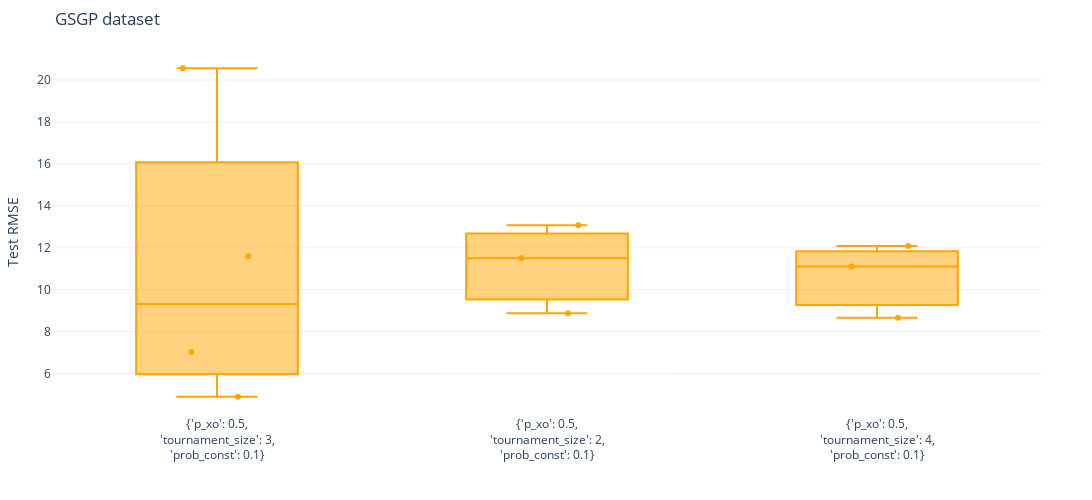

Notebook code for this chart:
### Code cell
test_best_combs(model_name='GSGP')

### Figure 1 — Plotly figure (JSON) as saved in the notebook; plotly's stock layout.template omitted (floating-point values rounded to 4 significant figures)
{"data": [{"boxpoints": "all", "jitter": 0.5, "line": {"color": "orange"}, "name": "{'p_xo': 0.5,<br>'tournament_size': 3,<br>'prob_const': 0.1}", "pointpos": 0, "type": "box", "y": [20.56, 4.892, 7.033, 11.59]}, {"boxpoints": "all", "jitter": 0.5, "line": {"color": "orange"}, "name": "{'p_xo': 0.5,<br>'tournament_size': 2,<br>'prob_const': 0.1}", "pointpos": 0, "type": "box", "y": [13.08, 8.871, 11.5]}, {"boxpoints": "all", "jitter": 0.5, "line": {"color": "orange"}, "name": "{'p_xo': 0.5,<br>'tournament_size': 4,<br>'prob_const': 0.1}", "pointpos": 0, "type": "box", "y": [12.08, 11.1, 8.659]}], "layout": {"height": 500, "margin": {"b": 20, "l": 50, "r": 50, "t": 50}, "showlegend": false, "title": {"text": "GSGP dataset"}, "width": 1100, "xaxis": {"title": {"text": ""}}, "yaxis": {"range": [0, null], "title": {"text": "Test RMSE"}}}}
